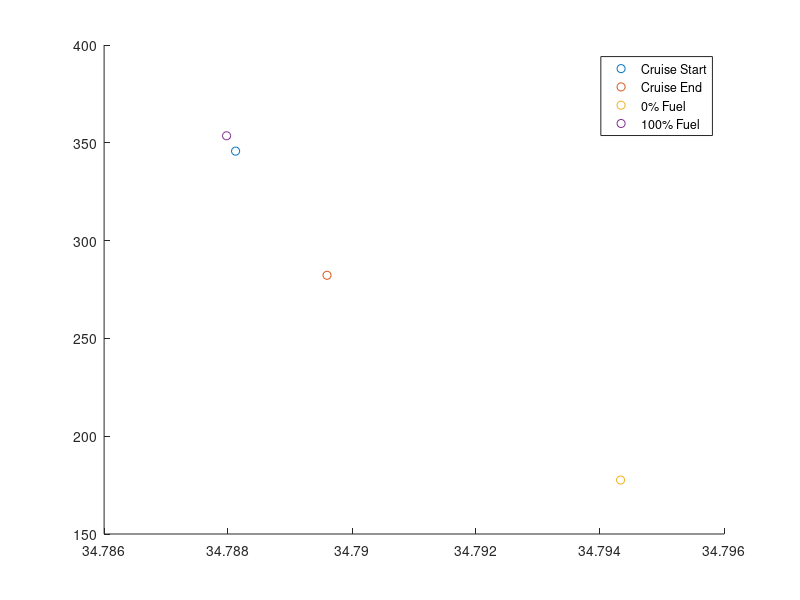

Write MATLAB code to recreate this figure.
clc
clear
close all

% Weight & Balance Estimation for Transport Aircraft

% Variable Definitions:
A = 8.77; %- Wing aspect ratio (unitless)
Ah = 5.8; %- Horizontal tailplane aspect ratio (unitless)
Av = 2*1.6; %- Vertical tailplane aspect ratio (unitless)
Afc = 3887.9244; %- Cargo hold floor area (ft^2), set to 0 initially, replace with actual value
Bw = 213.2; %- Wing span (ft), set to 0 initially, replace with actual value
Bh = 51; % - Horizontal tailplane span (ft)
D = 20.8; %- Maximum fuselage diameter (ft), set to 0 initially, replace with actual value
Fw = 14.7638; %- Fuselage width at horizontal tail intersection (ft), set to 0, replace as needed
HtHv = 0; % - Location of horizontal tailplane on vertical tail (0 for fuselage-mounted, 1 for T-tail)
Kbuf = 5.68; %- Factor for range; 1.02 for short ranges, 5.68 for very long ranges
Kdoor = 1; %- Door factor, 1.0 if no cargo door, 1.06 for one side cargo door, 1.12 for aft clamshell
Klav = 1.11; %- Lavatory factor, 1.11 for long range, 0.31 for short range, 3.9 for business jets
KLg = 1.12; % - Landing gear factor, 1.12 if fuselage mounted, 1.0 otherwise
Kmp = 1; %- Kneeling main gear factor, 1.126 for kneeling gear, 1.0 otherwise
Kng = 1.017; %- Nacelle factor, 1.017 for pylon mounted nacelle, 1.0 otherwise
Knp = 1; %- Nose gear factor, 1.15 for kneeling nose gear, 1.0 otherwise
Kr = 1; %      - Engine factor, 1.133 for reciprocating engines, 1.0 otherwise
Ktp = 1; %- Turboprop factor, 0.793 for turboprop, 1.0 otherwise
Kuht = 1; %- Factor for all-moving tail, 1.143 for all-moving, 1.0 otherwise
L = 246.063; %- Fuselage structural length (ft), to be assigned
La = 250; %       - Electrical routing distance; generators to avionics to cockpit (ft)
Lec = 800; %        - Engine controls routing distance; engine to cockpit - total if multi-engine (ft)
Lf = 264.4357; %- Total fuselage length (ft)
Lht = 106.6; %    - Length from wing aerodynamic center to horizontal tail aerodynamic center (ft)
Lm = 160; %         - Main landing gear length (inches)
Ln = 120; %         - Nose landing gear length (inches)
Lvt = 103.6; %    - Length from wing aerodynamic center to vertical tail aerodynamic center (ft)
Ky = 0.238 * Lht; % - Aircraft pitching radius of gyration, approx. 0.3*Lht (ft)
Kz = Lvt; % - Aircraft yaw radius of gyration, approx. Lvt (ft)
Nc = 12; %       - Number of crew, typically set as required by the design
Nen = 4; %     - Number of engines
Nf = 5; %     - Number of control functions, typically 4-7
Ngear = 2.85; % - Gear load ratio, typically 2.7-3 for commercial aircraft
Ngen = 5; %    - Number of generators, typically equal to Nen
Nl = 1.5 * Ngear; %    - Ultimate landing gear load factor, typically 1.5*Ngear
NLt = 17.4; %- Nacelle length (ft)
Nm = 1; % - Number of mechanical functions performed by controls, usually 0-2
Nmss = 4; %       - Number of main gear shock struts
Nmw = 16; %     - Number of main wheels
Nnw = 2; %     - Number of nose wheels
Np = 516; % - Total number of persons onboard (crew + passengers)
Nseat = 516; %- Number of seats of given type
Nt = 5; % - Total number of fuel tanks
Nw = 6.9; % - Nacelle width (ft)
Nz = 1.5*2.5; %- Ultimate load factor, typically 1.5 * limit load factor
Rkva = 50; % - Electrical system rating, usually 40-60 kVA for transports
Scs = 540; %    - Total control surface area (ft^2)
Scsw = 530; %   - Area of wing-mounted control surfaces (ft^2)
Se = 100; %    - Elevator area (ft^2)
Sf = 37027; %- Fuselage wetted area (ft^2)
Sht = 1039.8; %     - Horizontal tailplane area (ft^2)
Sn = 650; %     - Nacelle wetted area (ft^2)
Sw = 5188.2; %- Reference wing area (ft^2)
Svt = 433.6; %      - Vertical tailplane area (ft^2)
tc_root = 0.14; %- Wing root thickness-to-chord ratio
tc_rootv = 0.12; %- Vertical tailplane root thickness-to-chord ratio
Vi = 59438.7; %- Integral fuel tank volume (gal)
Vp = 0; % - Self-sealing tank volume (gal)
Vpr = 150000; %     - Volume of pressurized sections (ft^3)
Vs = 231.6; %- Landing stall speed (ft/s)
Vt = Vi +Vp; %- Total volume of fuel tanks (gal)
WAPU = 500; %- Uninstalled APU weight (lb)
Wc = 0; % - Maximum cargo weight (lb)
Wdg = 779200; % - Design gross weight (lb)
Wen = 13552; %- Engine weight (lb)
Wenc = 19841.6; %- Weight of engine and contents (lb)
Wl = Wdg * 0.85; %- Landing design gross weight (lb)
Wseat = 13; %- Weight of single seat (lb)
Wuav = 1100; % - Uninstalled avionics weight, typically 800-1400 lb
lambda = 0.25; %- Wing taper ratio
Lambda = 0.464; %- Wing quarter chord sweep angle (radians)
Lambda_ht = 0.26; %- Horizontal tailplane quarter chord sweep (radians)
Lambda_vt = 0.26; %- Vertical tailplane quarter chord sweep (radians)
g = 32.18504;
Iy = Wdg * Ky ^ 2 / g; %- Pitching moment of inertia (lb*ft^2), approximated as Wo*Ky^2/g
Kws = 0.75 * ((1 + 2 * lambda) / (1 + lambda)) * Bw * tan(Lambda) / L; % - Wing sweep factor, calculated as 0.75 * [(1 + 2*lambda)/(1 + lambda)] * Bw * tan(Lambda) / L

% % Default values for unspecified variables (set to zero, modify as needed):
% A = 0; % Wing aspect ratio
% Ah = 0; % Horizontal tailplane aspect ratio
% Av = 0; % Vertical tailplane aspect ratio
% Bw = 0; % Wing span in ft
% D = 0; % Fuselage diameter in ft
% % ... Continue initializing all variables used in equations as above

% Begin Calculations
% 1. Aircraft Wing Weight
% Wdg = 0; % Design gross weight, replace with actual value
% Nz = 0; % Ultimate load factor, typically 1.5 * limit load factor
% Sw = 0; % Reference wing area, replace with actual value
% A = 0; % Aspect ratio of the wing
% lambda = 0; % Wing taper ratio
% Scsw = 0; % Area of wing-mounted control surfaces
% Lambda = 0; % Wing quarter chord sweep (radians)
% tc_root = 0; % Wing root thickness-to-chord ratio


% Equation for Wing Weight (Ww)
CGw = 35; % Wing CG location (m)
Zw = -1.83;
Ww = 1.05 * (0.78 * 0.0051 * (Wdg * Nz) ^ 0.557 * Sw ^ 0.649 * A ^ 0.5 * (1 + lambda) ^ 0.1 * ...
    Scsw ^ 0.1 )/ (cos(Lambda) * (tc_root) ^ 0.4); % Wing Weight
% Comment: Replace variables with actual values as needed.

% engine weight
CGeng = CGw - 0.7;
Zeng = -4.5;
W_engines = Nen * Wen;

% 2. Horizontal Tailplane Weight (Wht)
% Kuht = 1; % Factor for all-moving tail, typically 1.143 for all-moving, 1.0 otherwise
% Sht = 0; % Horizontal tailplane area in ft^2
% Ky = 0; % Aspect ratio of the horizontal tail
% Fw = 0; % Fuselage width at horizontal tail intersection
% Bh = 0; % Horizontal tailplane span in ft
% Lht = 0; % Length from wing aerodynamic center to horizontal tail aerodynamic center
% Lambda_ht = 0; % Horizontal tail quarter-chord sweep (radians)
CGht = 72.1;
Zht = 1.55;
Wht = 1.05 * 0.75 * 0.0379 * Kuht * Wdg ^ 0.639 * Nz ^ 0.1 * Sht ^ 0.75 * Ky ^ 0.704 * ...
    Ah ^ 0.166 * (1 + Se / Sht) ^ 0.1 / ((1 + Fw / Bh) ^ 0.25 * Lht * cos(Lambda_ht));
% Comment: Replace with actual values for Wht calculation.

% 3. Vertical Tailplane Weight (Wvt)
% HtHv = 0; % Location factor, 0.0 for fuselage mounted, 1.0 for T-tail
% Svt = 0; % Vertical tailplane area in ft^2
% Av = 0; % Vertical tailplane aspect ratio
% Lvt = 0; % Length from wing aerodynamic center to vertical tail aerodynamic center
% Lambda_vt = 0; % Vertical tail quarter-chord sweep (radians)
% tc_rootv = 0; % Vertical tail root thickness-to-chord ratio
CGvt = 71.1;
Zvt = 4.64;
Wvt = 1.05 * 0.75 * 0.0026 * (1 + HtHv) ^ 0.225 * Wdg ^ 0.556 * Nz ^ 0.536 * Svt ^ 0.5 * ...
    Kz ^ 0.875 * Av ^ 0.35 / (Lvt ^ 0.5 * cos(Lambda_vt) * (tc_rootv) ^ 0.5);
% Comment: Replace variables for accurate vertical tail weight estimation.

% Continue defining
% Continue defining remaining equations based on the document

% 4. Fuselage Weight (Wfus)
% Sf = 0; % Fuselage wetted area (ft^2)
% L_D = 0; % Lift-to-drag ratio, typically 10-20 for transport aircraft
CGfus = L * 0.435 / 3.281;
Zfus = 0;
Wfus = 1.05 * 0.85 * 0.3280 * Kdoor * KLg * (Wdg * Nz) ^ 0.5 * L ^ 0.25 * Sf ^ 0.302 * ...
    (1 + Kws) ^ 0.04 * (L/D) ^ 0.1;
% Comment: Replace variables with actual values for fuselage weight.

% 5. Main Landing Gear Weight (Wmlg)
% Lm = 0; % Main landing gear length (inches)
% Nmss = 0; % Number of main gear shock struts
% Nmw = 0; % Number of main wheels
% Vs = 0; % Landing stall speed (ft/s)
CGmlg = 43;
Zmlg = -6.33;
Wmlg = 1.05 * 0.88 * 0.0106 * Kmp * Wl ^ 0.888 * Nl ^ 0.25 * Lm ^ 0.4 *Nmw^0.321 * Vs ^ 0.1 / (Nmss ^ 0.5);
% Comment: Replace values for main landing gear weight.

% 6. Nose Landing Gear Weight (Wnlg)
% Ln = 0; % Nose landing gear length (inches)
% Nnw = 0; % Number of nose wheels
CGnlg = 7;
Znlg = -6.33;
Wnlg = 1.05 * 0.88 * 0.032 * Knp * Wl ^ 0.646 * Nl ^ 0.2 * Ln ^ 0.5 * Nnw ^ 0.45;
% Comment: Replace variables with actual values for nose landing gear weight.

% 7. Nacelle Weight (Winl)
% NLt = 0; % Nacelle length (ft)
% Nw = 0; % Nacelle width (ft)
% Wenc = 0; % Weight of engine and contents (lb)
% Sn = 0; % Nacelle wetted area (ft^2)
CGinl = CGw - 1.4;
Zinl = Zeng;
Winl = 1.05 * 0.85 * 0.6724 * Kng * NLt ^ 0.1 * Nw ^ 0.294 * Nz ^ 0.119 * Wenc ^ 0.611 *Nen^0.984* Sn ^ 0.224;
% Comment: Replace values for nacelle weight.

% 8. Engine Controls Weight (Wec)
% Lec = 0; % Engine control routing distance (ft)
CGec = CGeng;
Zec = Zeng;
Wec = 5 * Nen + 0.8 * Lec;
% Comment: Weight of engine controls; set Nen and Lec as needed.

% 9. Engine Starter Weight (Wes)
% Wen = 0; % Engine weight (lb)
CGes = CGeng;
Zes = Zeng;
Wes = 49.19 * (Nen * Wen / 1000) ^ 0.541;
% Comment: Engine starter weight; specify engine weight and number of engines.

% 10. Fuel System Weight (Wfs)
% Vt = 0; % Total volume of fuel tanks (gal)
% Nt = 0; % Number of fuel tanks
% Vp = 0; % Self-sealing tank volume (gal)
% Vi = 0; % Integral fuel tank volume (gal)
CGfs = CGeng + 0.1;
Zfs = -2.01;
Wfs = 2.405 * Vt ^ 0.606 * Nt ^ 0.5 * (1 + Vp / Vt) / (1 + Vi / Vt);
% Comment: Fuel system weight; define fuel volumes and tank counts.

% 11. Flight Controls Weight (Wfc)
% Scs = 0; % Total control surface area (ft^2)
% Iy = 0; % Pitching moment of inertia (lb*ft^2), usually ≈ Wdg * Ky^2 / g
% Nm = 0; % Number of mechanical functions performed by controls
CGfc = 50;
Zfc = -1;
Wfc = 145.9 * Nf ^ 0.554 * Scs ^ 0.2 * (Iy * 1e-6) ^ 0.07 / (1 + Nm / Nf);
% Comment: Flight controls weight; specify control surface area and inertia.

% 12. Installed APU Weight (WAPUinst)
% WAPU = 0; % Uninstalled APU weight (lb)
CGapu = 75;
Zapu = 1.34;
WAPUinst = 2.2 * WAPU;
% Comment: Installed APU weight; specify WAPU.

% 13. Instruments Weight (Winstr)
% Kr = 1; % Engine type factor, 1.133 for reciprocating engines, 1.0 otherwise
% Ktp = 1; % Turboprop factor, 0.793 for turboprop, 1.0 otherwise
CGinstr = 4;
Zinstr = 0;
Winstr = 4.509 * Kr * Ktp * Nc ^ 0.541 * Nen * (Lf + Bw) ^ 0.5;
% Comment: Instrument weight; define factors, number of crew, and dimensions.

% 14. Hydraulic System Weight (Whydr)
CGhydr = 50;
Zhydr = -1;
Whydr = 0.2673 * Nf * (Lf + Bw) ^ 0.937;
% Comment: Hydraulic system weight; replace Nf, Lf, Bw as needed.

% 15. Electrical System Weight (Wel)
% Rkva = 0; % System electrical rating (kVA)
CGel = 45;
Zel = -1;
Wel = 7.291 * Rkva ^ 0.782 * La ^ 0.346 * Ngen ^ 0.1;
% Comment: Electrical system weight; set electrical rating and routing distance.

% 16. Avionics Weight (Wav)
% Wuav = 0; % Uninstalled avionics weight, typically 800-1400 lb
CGav = 5;
Zav = 0;
Wav = 1.73 * Wuav ^ 0.983;
% Comment: Avionics weight; specify Wuav.

% 17. Furnishings Weight (Wfurn)
% Nseat = 0; % Number of seats
% Wseat = 0; % Weight of single seat, e.g., 60 lb for flight deck, 32 lb for passenger
% Klav = 0; % Lavatory factor
% Kbuf = 0; % Buffer factor for furnishings
CGfurn = CGfus;
Zfurn = 1;
Wfurn = 0.0577 * Nc ^ 0.1 * Wc ^ 0.393 * Sf ^ 0.75 + Nseat * Wseat + Klav * Np ^ 1.33 + Kbuf * Np ^ 1.12;
% Comment: Furnishings weight; define seating and comfort parameters.

% 18. Air-Conditioning Weight (Wac)
% Vpr = 0; % Volume of pressurized sections (ft^3)
CGac = CGfus;
Zac = 2.5;
Wac = 62.36 * Np ^ 0.25 * (Vpr * 1e-3) ^ 0.604 * Wuav ^ 0.1;
% Comment: Air-conditioning weight; specify volumes and number of persons.

% 19. Anti-Icing System Weight (Wai)
CGai = CGw - 1;
Zai = Zw;
Wai = 0.002 * Wdg;
% Comment: Anti-icing system weight; set Wdg.

% 20. Handling Gear Weight (Whg)
CGwhg = 0;
Whg_civilian = 0; % Civilian handling gear weight
% Afc = 0; % Cargo hold floor area (ft^2)
CGmil = 35;
Whg_military = 0; % Military handling gear weight

% add thrust reverser effects
W_engines = W_engines + 0.3 * Winl;

% Final output
% Display calculated weights for verification:
disp(['Wing Weight (Ww): ', num2str(Ww*0.453592)]);
disp(['Horizontal Tailplane Weight (Wht): ', num2str(Wht*0.453592)]);
disp(['Vertical Tailplane Weight (Wvt): ', num2str(Wvt*0.453592)]);
disp(['Fuselage Weight (Wfus): ', num2str(Wfus*0.453592)]);
disp(['Main Landing Gear Weight (Wmlg): ', num2str(Wmlg*0.453592)]);
disp(['Nose Landing Gear Weight (Wnlg): ', num2str(Wnlg*0.453592)]);
disp(['Nacelle Weight (Winl): ', num2str(Winl*0.453592)]);
disp(['Engine Controls Weight (Wec): ', num2str(Wec*0.453592)]);
disp(['Engine Starter Weight (Wes): ', num2str(Wes*0.453592)]);
disp(['Fuel System Weight (Wfs): ', num2str(Wfs*0.453592)]);
disp(['Flight Controls Weight (Wfc): ', num2str(Wfc*0.453592)]);
disp(['Installed APU Weight (WAPUinst): ', num2str(WAPUinst*0.453592)]);
disp(['Instruments Weight (Winstr): ', num2str(Winstr*0.453592)]);
disp(['Hydraulic System Weight (Whydr): ', num2str(Whydr*0.453592)]);
disp(['Electrical System Weight (Wel): ', num2str(Wel*0.453592)]);
disp(['Avionics Weight (Wav): ', num2str(Wav*0.453592)]);
disp(['Furnishings Weight (Wfurn): ', num2str(Wfurn*0.453592)]);
disp(['Air-Conditioning Weight (Wac): ', num2str(Wac*0.453592)]);
disp(['Anti-Icing System Weight (Wai): ', num2str(Wai*0.453592)]);
disp(['Civilian Handling Gear Weight (Whg_civilian): ', num2str(Whg_civilian*0.453592)]);
disp(['Military Handling Gear Weight (Whg_military): ', num2str(Whg_military*0.453592)]);
disp(['Engine Weight (W_engines): ', num2str(W_engines*0.453592)]);

% get total weight
Wtotal = Ww + Wht + Wvt + Wfus + Wmlg + Wnlg + Winl + Wec + Wes + Wfs + ...
    Wfc + WAPUinst + Winstr + Whydr + Wel + Wav + Wfurn + Wac + Wai + ...
    Whg_civilian + Whg_military + W_engines;

Wtotal_tons = Wtotal / 2204;
disp(Wtotal_tons)

disp(['Total Weight (empty): ', num2str(Wtotal_tons), ' tons']);

% get cg
CGtotal = (Ww * CGw + Wht * CGht + Wvt * CGvt + Wfus * CGfus + Wmlg * CGmlg + ...
    Wnlg * CGnlg + Winl * CGinl + Wec * CGec + Wes * CGes + Wfs * CGfs + ...
    Wfc * CGfc + WAPUinst * CGapu + Winstr * CGinstr + Whydr * CGhydr + ...
    Wel * CGel + Wav * CGav + Wfurn * CGfurn + Wac * CGac + Wai * CGai + ...
    Whg_civilian * CGwhg + Whg_military * CGmil + W_engines * CGeng) / Wtotal;

disp(['Total x_cg (empty): ', num2str(CGtotal), ' m']);

% get z center of gravity

ZCGtotal = (Ww * Zw + Wht * Zht + Wvt * Zvt + Wfus * Zfus + Wmlg * Zmlg + ...
    Wnlg * Znlg + Winl * Zinl + Wec * Zec + Wes * Zes + Wfs * Zfs + ...
    Wfc * Zfc + WAPUinst * Zapu + Winstr * Zinstr + Whydr * Zhydr + ...
    Wel * Zel + Wav * Zav + Wfurn * Zfurn + Wac * Zac + Wai * Zai) / Wtotal;

disp(['Total z_cg (empty): ', num2str(ZCGtotal), ' m']);

% add fuel, pax, luggage
Wfuel = 176; % tons
Wpax = 38.7; % tons
Wluggage = 9.42; % tons

Wtotal_full = Wtotal_tons + Wfuel + Wpax + Wluggage;
disp(['Total Weight (full): ', num2str(Wtotal_full), ' tons']);


% get cg
CGfuel = CGfs; % m
CGpax = CGfus; % m
CGluggage = CGfus; % m
Zfuel = Zfs;
Zpax = 0.5;
Zluggage = -0.5;


%==================== FUEL TANK DISTRIBUTION ==============================
CG_iwtank = CGw - 39.6 + 36.553; % inner wing tank xcg (m)
CG_ftank = CGw - 39.6 + 33.39 + 5; % fuselage tank xcg (m)
CG_owtank = CGw - 39.6 + 42.01; % outer wing tank xcg (m)
CG_trimtank = 73; % trim tank xcg (m)

W_iwtank = 55.5; % inner wing tank fuel mass (tons)
W_ftank = 44.2; % fuselage tank fuel mass (tons)
W_owtank = 76.4; % outer wing tank fuel mass (tons)
W_trimtank = 0; % trim tank fuel mass (tons)

CG_fore = (CG_iwtank * W_iwtank + CG_ftank * W_ftank) / (W_iwtank + W_ftank);
W_fore = (W_iwtank + W_ftank);

CGfuel = (CG_iwtank * W_iwtank + CG_ftank * W_ftank + CG_owtank *...
    W_owtank + CG_trimtank * W_trimtank) / (W_iwtank + W_ftank...
    + W_owtank + W_trimtank);

CG_fuelled_front = (Wtotal_tons * CGtotal + W_fore * CG_fore + Wpax...
    * CGpax + Wluggage * CGluggage) / (Wtotal_tons + W_fore + Wpax + Wluggage);

CG_fuelled_aft = (Wtotal_tons * CGtotal + W_owtank * CG_owtank + Wpax...
    * CGpax + Wluggage * CGluggage) / (Wtotal_tons + W_owtank + Wpax + Wluggage);

CGtotal_full = (Wtotal_tons * CGtotal + (Wfuel+W_trimtank) * CGfuel + Wpax * CGpax...
    + Wluggage * CGluggage) / (Wtotal_full + W_trimtank);
disp(['Total CG (full): ', num2str(CGtotal_full), ' m']);

CGempty_trimtank = (Wtotal_tons * CGtotal + W_trimtank * CG_ftank)...
    / (Wtotal_tons + W_trimtank);

zCGtotal_full = (Wtotal_tons * ZCGtotal + Wfuel * Zfuel + Wpax * Zpax...
    + Wluggage * Zluggage) / (Wtotal_full + W_trimtank);
disp(['Total z_cg (full): ', num2str(zCGtotal_full), ' m']);

%plotting the CG envelope

W_cruise_start= Wtotal_tons + 0.97*0.985*Wfuel + Wpax + Wluggage;
CG_cruise_start= (Wtotal_tons * CGtotal + 0.97*0.985*Wfuel * CGfuel + Wpax...
    * CGpax + Wluggage * CGluggage) / W_cruise_start;
disp(['Total CG (cruise start): ', num2str(CG_cruise_start), ' m']);

W_cruise_end= Wtotal_tons + 0.97*0.985*0.6225*Wfuel + Wpax + Wluggage;
CG_cruise_end= (Wtotal_tons * CGtotal + 0.97*0.985*0.6225*Wfuel * CGfuel...
    + Wpax * CGpax + Wluggage * CGluggage) / W_cruise_end;
disp(['Total CG (cruise end): ', num2str(CG_cruise_end), ' m']);
 
Wtotal_nofuel= Wtotal_tons + Wpax + Wluggage;
disp(['Total Weight (no fuel): ', num2str(Wtotal_nofuel), ' tons']);
CGtotal_nofuel = (Wtotal_tons * CGtotal + Wpax * CGpax + Wluggage * CGluggage) / Wtotal_nofuel;
disp(['Total CG (no fuel): ', num2str(CGtotal_nofuel), ' m']);

% figure
% plot(W_trimtank, abs(CGfuel-CGtotal_nofuel), LineWidth=2)
% xlabel('trim tank mass (Kg)')
% ylabel('difference between cg with no fuel and cg full')

figure
scatter(CG_cruise_start, W_cruise_start, 'green')
hold on
scatter(CG_cruise_end, W_cruise_end, 'blue')
scatter(CGtotal_nofuel, Wtotal_nofuel, 'red')
scatter(CGtotal_full, Wtotal_full, 'magenta')
legend("Cruise Start", "Cruise End", "0% Fuel", "100% Fuel")


% get Iyy using sum(Iyy) = sum(m * (x - x_cg)^2)
Iyy = Ww * (CGw - CGtotal)^2 + Wht * (CGht - CGtotal)^2 + Wvt * (CGvt - CGtotal)^2 + ...
    Wfus * (CGfus - CGtotal)^2 + Wmlg * (CGmlg - CGtotal)^2 + Wnlg * (CGnlg - CGtotal)^2 + ...
    Winl * (CGinl - CGtotal)^2 + Wec * (CGec - CGtotal)^2 + Wes * (CGes - CGtotal)^2 + ...
    Wfs * (CGfs - CGtotal)^2 + Wfc * (CGfc - CGtotal)^2 + WAPUinst * (CGapu - CGtotal)^2 + ...
    Winstr * (CGinstr - CGtotal)^2 + Whydr * (CGhydr - CGtotal)^2 + Wel * (CGel - CGtotal)^2 + ...
    Wav * (CGav - CGtotal)^2 + Wfurn * (CGfurn - CGtotal)^2 + Wac * (CGac - CGtotal)^2 + ...
    Wai * (CGai - CGtotal)^2 + Whg_civilian * (CGwhg - CGtotal)^2 + Whg_military * (CGmil - CGtotal)^2 + ...
    W_engines * (CGeng - CGtotal)^2 + Wfuel * (CGfuel - CGtotal_full)^2 + ...
    Wpax * (CGpax - CGtotal_full)^2 + Wluggage * (CGluggage - CGtotal_full)^2;

% convert from lb*m^2 to kg*m^2
Iyy = Iyy * 0.453592;

disp(['Iyy: ', num2str(Iyy), ' kg*m^2']);